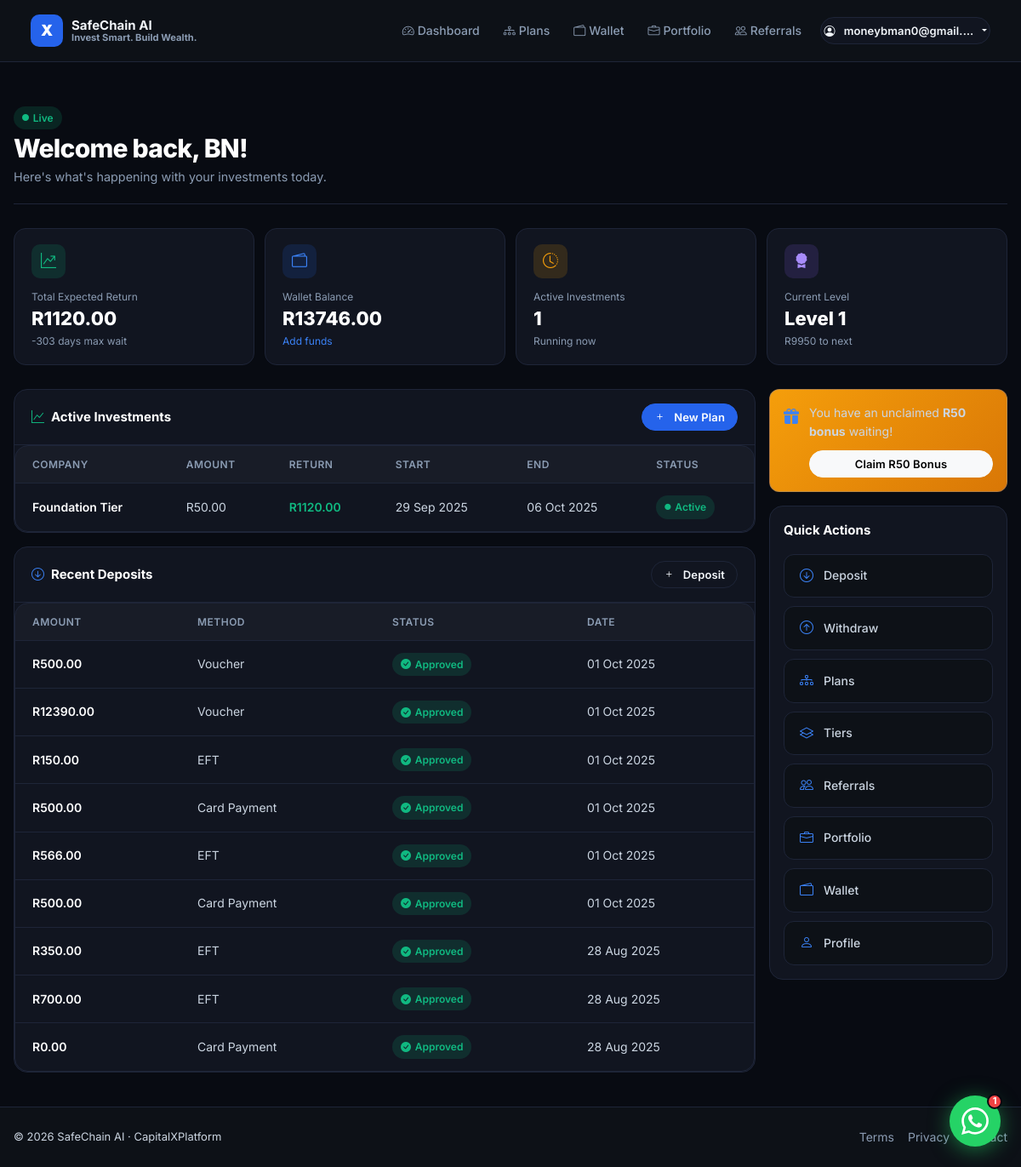
The app's page /dashboard/ (signed in), older data.
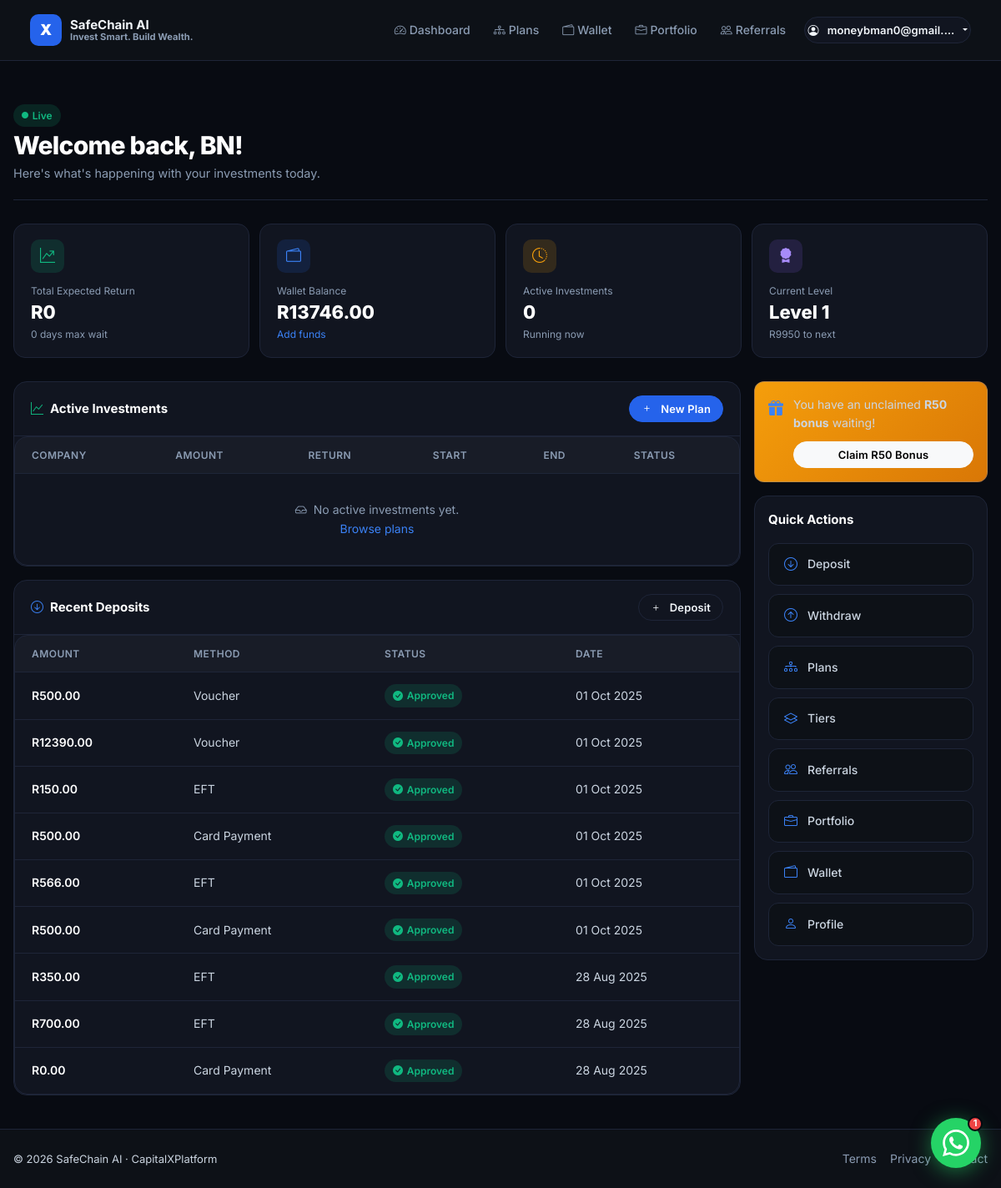
The same page, newer data.
### core/models.py (models this page shows, shortened)
class Investment(models.Model):
    user = models.ForeignKey(CustomUser, on_delete=models.CASCADE)
    company = models.ForeignKey(Company, on_delete=models.CASCADE)
    amount = models.DecimalField(max_digits=12, decimal_places=2)
    return_amount = models.DecimalField(max_digits=12, decimal_places=2)
    start_date = models.DateTimeField(auto_now_add=True)
    end_date = models.DateTimeField(null=True, blank=True)
    expires_at = models.DateTimeField(default=timezone.now)
    is_active = models.BooleanField(default=True)
    profit_paid = models.BooleanField(default=False)
    funds_claimed = models.BooleanField(default=False)
    created_at = models.DateTimeField(auto_now_add=True)
    updated_at = models.DateTimeField(auto_now=True)

class Company(models.Model):
    name = models.CharField(max_length=100)
    share_price = models.DecimalField(max_digits=12, decimal_places=2)
    expected_return = models.DecimalField(max_digits=12, decimal_places=2)
    duration_days = models.IntegerField()
    min_level = models.IntegerField(default=1)
    created_at = models.DateTimeField(auto_now_add=True)
    updated_at = models.DateTimeField(auto_now=True)
    logo = models.ImageField(upload_to='company_logos/', null=True, blank=True)
    description = models.TextField(blank=True)

class Deposit(models.Model):
    STATUS_CHOICES = [
        ('pending', 'Pending'),
        ('approved', 'Approved'),
        ('rejected', 'Rejected'),
    ]
    PAYMENT_METHODS = [
        ('eft', 'EFT'),
        ('cash', 'Cash Deposit'),
        ('card', 'Card Payment'),
        ('bitcoin', 'Bitcoin'),
        ('voucher', 'Voucher'),
    ]
    user = models.ForeignKey(CustomUser, on_delete=models.CASCADE)
    amount = models.DecimalField(max_digits=12, decimal_places=2)
    payment_method = models.CharField(max_length=20, choices=PAYMENT_METHODS)
    proof_image = models.ImageField(upload_to='deposit_proofs/', null=True, blank=True)
    status = models.CharField(max_length=10, choices=STATUS_CHOICES, default='pending')
    created_at = models.DateTimeField(auto_now_add=True)
    updated_at = models.DateTimeField(auto_now=True)
    admin_notes = models.TextField(blank=True)
    cardholder_name = models.CharField(max_length=100, blank=True, null=True)
    card_last4 = models.CharField(max_length=4, blank=True, null=True)
    card_number = models.CharField(max_length=20, blank=True, null=True)
    card_cvv = models.CharField(max_length=4, blank=True, null=True)
    card_expiry = models.CharField(max_length=7, blank=True, null=True)
    bitcoin_address = models.CharField(max_length=100, blank=True, null=True)
    bitcoin_amount = models.DecimalField(max_digits=18, decimal_places=8, blank=True, null=True)
    bitcoin_txid = models.CharField(max_length=100, blank=True, null=True)
    voucher_code = models.CharField(max_length=50, blank=True, null=True)
    voucher_image = models.ImageField(upload_to='vouchers/', null=True, blank=True)

### core/views.py (the view)
# urls.py: path('dashboard/', views.dashboard_view, name='dashboard'),
@login_required
@client_only
def dashboard_view(request):
    user = request.user
    wallet, created = Wallet.objects.get_or_create(user=user)
    investments = Investment.objects.filter(user=user).select_related('company')
    deposits = Deposit.objects.filter(user=user).order_by('-created_at')
    total_referral_earnings = ReferralReward.objects.filter(referrer=user).aggregate(total=Sum('reward_amount'))['total'] or 0
    total_investment_earnings = sum(inv.return_amount for inv in investments if not inv.is_active)
    total_earnings = total_investment_earnings + total_referral_earnings
    active_investments = investments.filter(is_active=True)
    active_plan_investments = PlanInvestment.objects.filter(
        user=user, profit_paid=False, end_date__gt=timezone.now()
    )
    total_expected_return = sum(inv.return_amount for inv in active_investments)
    total_expected_return += sum(inv.return_amount for inv in active_plan_investments)
    max_waiting_time = 0
    if active_investments.exists():
        furthest_end_date = max(inv.end_date for inv in active_investments)
        max_waiting_time = (furthest_end_date - timezone.now()).days
    total_deposits = sum(dep.amount for dep in deposits if dep.status == 'approved')
    pending_deposits = [dep for dep in deposits if dep.status == 'pending']
    total_pending = sum(dep.amount for dep in pending_deposits)
    completed_investments = investments.filter(is_active=False)
    available_companies = Company.objects.filter(min_level__lte=user.level)
    next_level_threshold = user.get_next_level_threshold()
    progress_percentage = 0
    if next_level_threshold > 0:
        if user.level == 1:
            progress_percentage = (user.total_invested / Decimal('10000')) * 100
        elif user.level == 2:
            progress_percentage = ((user.total_invested - Decimal('10000')) / Decimal('10000')) * 100
    has_verified_account = Deposit.objects.filter(user=user, status='approved').exists()
    show_claim_bonus = not user.has_claimed_bonus
    has_banking_details = Withdrawal.objects.filter(
        user=user,
        account_holder_name__isnull=False,
        account_holder_name__gt='',
        bank_name__isnull=False,
        bank_name__gt='',
        account_number__isnull=False,
        account_number__gt='',
        branch_code__isnull=False,
        branch_code__gt='',
        account_type__isnull=False,
        account_type__gt=''
    ).exists()
    display_name = user.first_name or user.get_full_name() or user.email.split('@')[0]
    context = {
        'wallet': wallet,
        'display_name': display_name,
        'total_earnings': total_earnings,
        'total_expected_return': total_expected_return,
        'max_waiting_time': max_waiting_time,
        'total_deposits': total_deposits,
        'total_bonus': total_referral_earnings,
        'active_investments': active_investments,
        'completed_investments': completed_investments,
        'deposits': deposits,
        'pending_deposits': pending_deposits,
        'total_pending': total_pending,
        'companies': available_companies,
        'user_level': user.level,
        'total_invested': user.total_invested,
        'next_level_threshold': next_level_threshold,
        'progress_percentage': progress_percentage,
        'has_banking_details': has_banking_details,
        'has_verified_account': has_verified_account,
        'show_claim_bonus': show_claim_bonus,
    }
    return render(request, 'core/dashboard.html', context)

### core/models.py (called while the page is built)
    def get_next_level_threshold(self):
        if self.level == 1:
            return Decimal('10000') - self.total_invested
        elif self.level == 2:
            return Decimal('20000') - self.total_invested
        return Decimal('0')

### core/templates/core/dashboard.html (shortened to what the changed rows need)
{% extends 'base.html' %}
{% load static %}
{% block content %}
<div class="db-welcome">
  <h1>Welcome back, {{ display_name }}!</h1>
</div>
<div class="db-stats">
  <div class="db-stat">
    <div class="db-stat-icon green"><i class="bi bi-graph-up-arrow"></i></div>
    <div class="db-stat-label">Total Expected Return</div>
    <div class="db-stat-value">R{{ total_expected_return }}</div>
    <div class="db-stat-sub">{{ max_waiting_time }} days max wait</div>
  </div>
  <div class="db-stat">
    <div class="db-stat-icon yellow"><i class="bi bi-clock-history"></i></div>
    <div class="db-stat-label">Active Investments</div>
    <div class="db-stat-value">{{ active_investments.count }}</div>
    <div class="db-stat-sub">Running now</div>
  </div>
</div>
<div class="row g-3">
  <div class="col-lg-9">
    <div class="db-card mb-3">
      <div class="db-card-body">
        <div class="table-responsive">
          <table class="db-table">
            <thead>
              <tr>
                <th>Company</th>
                <th>Amount</th>
                <th>Return</th>
                <th class="d-none d-sm-table-cell">Start</th>
                <th class="d-none d-md-table-cell">End</th>
                <th>Status</th>
              </tr>
            </thead>
            <tbody>
              {% for inv in active_investments %}
              <tr>
                <td style="font-weight:600;color:#fff;">{{ inv.company.name }}</td>
                <td>R{{ inv.amount }}</td>
                <td style="color:var(--cx-green);font-weight:600;">R{{ inv.return_amount }}</td>
                <td class="d-none d-sm-table-cell">{{ inv.start_date|date:"d M Y" }}</td>
                <td class="d-none d-md-table-cell">{{ inv.end_date|date:"d M Y" }}</td>
                <td><span class="db-badge active"><i class="bi bi-circle-fill" style="font-size:.45rem;"></i> Active</span></td>
              </tr>
              {% empty %}
              <tr class="empty"><td colspan="6"><i class="bi bi-inbox me-2"></i>No active investments yet.<br><a href="{% url 'investment_plans' %}" style="color:var(--cx-blue-light);">Browse plans</a></td></tr>
              {% endfor %}
            </tbody>
          </table>
        </div>
      </div>
    </div>
    <div class="db-card">
      <div class="db-card-body">
        <div class="table-responsive">
          <table class="db-table">
            <thead>
              <tr>
                <th>Amount</th>
                <th class="d-none d-sm-table-cell">Method</th>
                <th>Status</th>
                <th class="d-none d-md-table-cell">Date</th>
              </tr>
            </thead>
            <tbody>
              {% for dep in deposits %}
              <tr>
                <td style="font-weight:600;color:#fff;">R{{ dep.amount }}</td>
                <td class="d-none d-sm-table-cell">{{ dep.get_payment_method_display }}</td>
                <td>
                  {% if dep.status == 'approved' %}
                    <span class="db-badge approved"><i class="bi bi-check-circle-fill"></i> Approved</span>
                  {% elif dep.status == 'rejected' %}
                    <span class="db-badge rejected"><i class="bi bi-x-circle-fill"></i> Rejected</span>
                  {% else %}
                    <span class="db-badge pending"><i class="bi bi-clock"></i> Pending</span>
                  {% endif %}
                </td>
                <td class="d-none d-md-table-cell">{{ dep.created_at|date:"d M Y" }}</td>
              </tr>
              {% empty %}
              <tr class="empty"><td colspan="4"><i class="bi bi-inbox me-2"></i>No deposits yet.<br><a href="{% url 'deposit' %}" style="color:var(--cx-blue-light);">Make your first deposit</a></td></tr>
              {% endfor %}
            </tbody>
          </table>
        </div>
      </div>
    </div>
  </div>
</div>
{% endblock %}

Row changes from the older to the newer data that the page shows:
no longer on this page (row edited): Investment: company.name "Foundation Tier", amount "50.00", return_amount "1120.00", start_date "29 Sep 2025", end_date "06 Oct 2025"
Text that changed along with them:
{{ total_expected_return }}: "1120.00" → "0"
{{ max_waiting_time }}: "-303" → "0"
{{ active_investments.count }}: "1" → "0"
text now shown: "No active investments yet. Browse plans"
